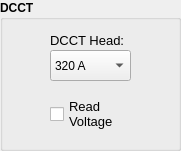
     <widget class="QGroupBox" name="groupBox_6">
      <property name="geometry">
       <rect>
        <x>950</x>
        <y>230</y>
        <width>181</width>
        <height>151</height>
       </rect>
      </property>
      <property name="font">
       <font>
        <weight>75</weight>
        <bold>true</bold>
       </font>
      </property>
      <property name="title">
       <string>DCCT</string>
      </property>
      <widget class="QCheckBox" name="chb_voltage">
       <property name="geometry">
        <rect>
         <x>50</x>
         <y>94</y>
         <width>70</width>
         <height>40</height>
        </rect>
       </property>
       <property name="font">
        <font>
         <pointsize>10</pointsize>
         <weight>50</weight>
         <bold>false</bold>
        </font>
       </property>
       <property name="toolTip">
        <string>&lt;html&gt;&lt;head/&gt;&lt;body&gt;&lt;p&gt;&lt;br/&gt;&lt;/p&gt;&lt;/body&gt;&lt;/html&gt;</string>
       </property>
       <property name="text">
        <string>Read
Voltage</string>
       </property>
       <property name="checked">
        <bool>false</bool>
       </property>
      </widget>
      <widget class="QLabel" name="label_178">
       <property name="geometry">
        <rect>
         <x>50</x>
         <y>30</y>
         <width>80</width>
         <height>20</height>
        </rect>
       </property>
       <property name="font">
        <font>
         <pointsize>10</pointsize>
         <weight>50</weight>
         <bold>false</bold>
        </font>
       </property>
       <property name="text">
        <string>DCCT Head:</string>
       </property>
      </widget>
      <widget class="QComboBox" name="dcct_select">
       <property name="geometry">
        <rect>
         <x>50</x>
         <y>50</y>
         <width>81</width>
         <height>31</height>
        </rect>
       </property>
       <property name="font">
        <font>
         <weight>50</weight>
         <bold>false</bold>
        </font>
       </property>
       <property name="currentIndex">
        <number>2</number>
       </property>
       <item>
        <property name="text">
         <string>40 A</string>
        </property>
       </item>
       <item>
        <property name="text">
         <string>160 A</string>
        </property>
       </item>
       <item>
        <property name="text">
         <string>320 A</string>
        </property>
       </item>
      </widget>
     </widget>
